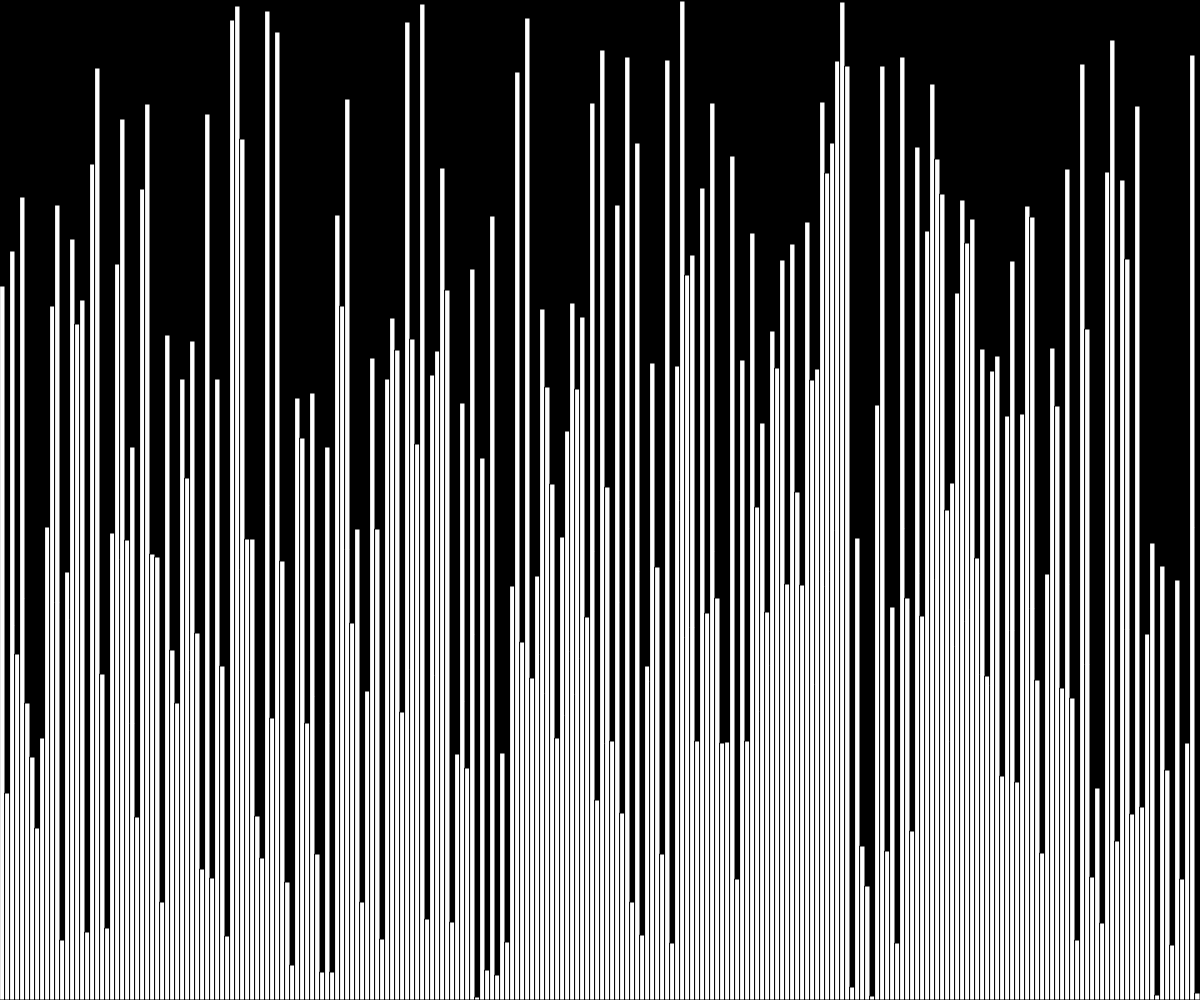
Frame 1 (no input)
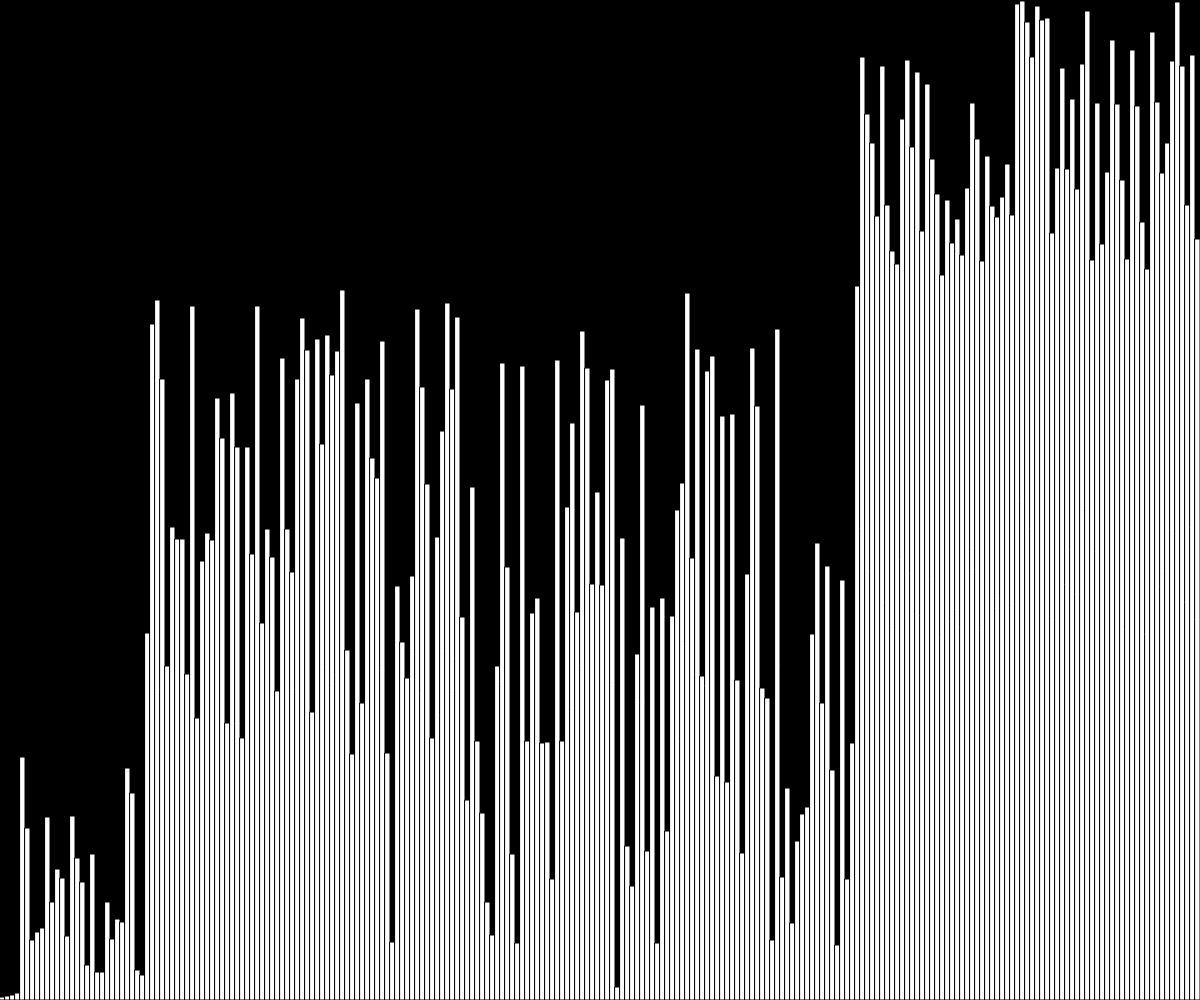
Frame 60 (no input)
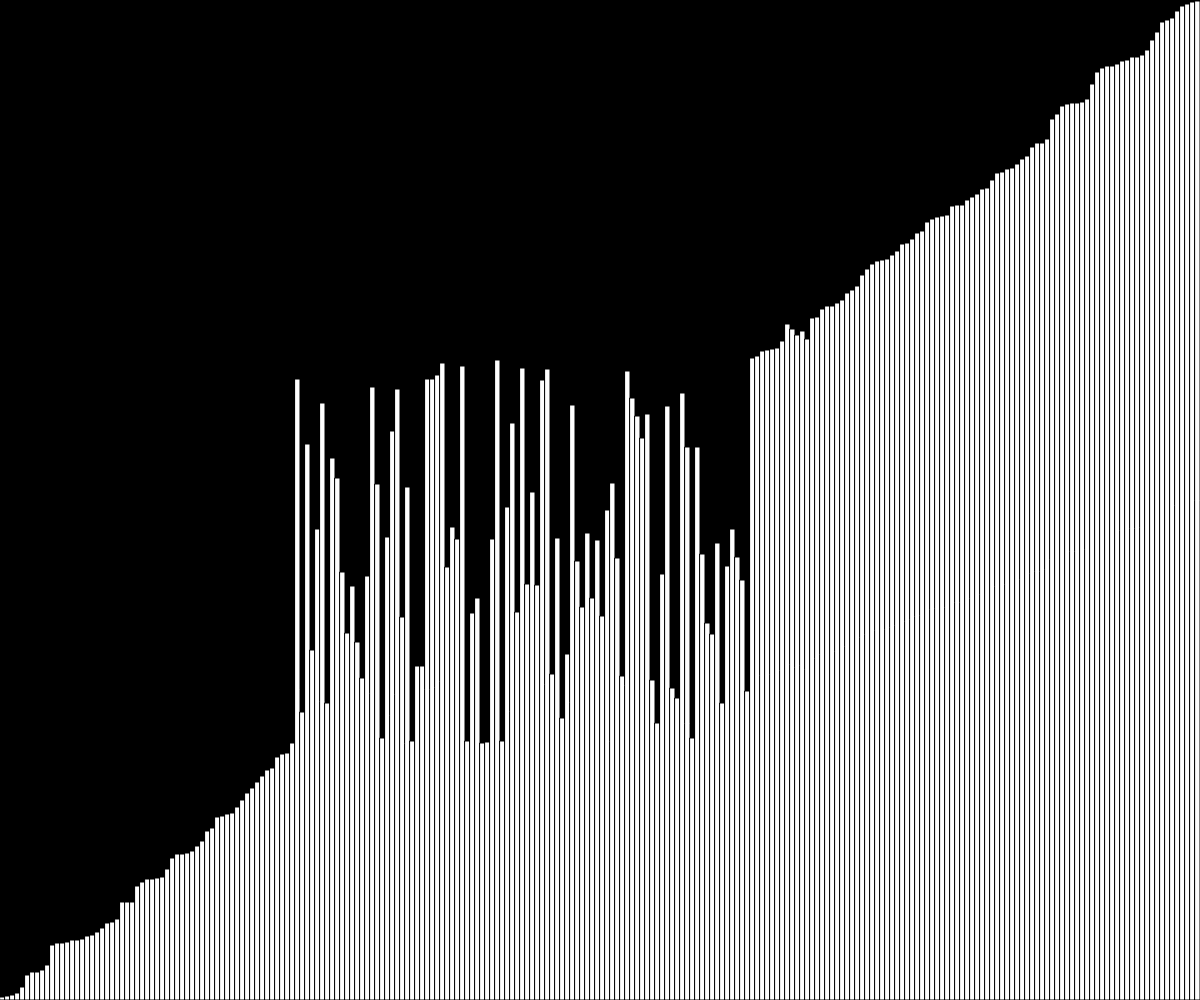
Frame 120 (the mouse pressed at the canvas centre since frame 60)

The p5.js sketch that drew these frames (run headless with seeded random() and noise() and a simulated clock; from frame 60 on, the mouse is pressed at the canvas centre):

// p5.js sketch
// ── sketch.js
var w = 5;
var values;
var states = [];

function setup() {
  createCanvas(windowWidth, windowHeight);

  values = new Array(floor(width / w));
  for (let i = 0; i < values.length; i++) {
    values[i] = floor(random(height));
    states[i] = -1;
  }
  quickSort(values);
}

function draw() {
  background(0);
  for (let i = 0; i < values.length; i++) {
    if (states[i] == 0) {
      fill("#E0777D");
    } else if (states[i] == 1) {
      fill("#D6FFB7");
    } else if (states[i] == 2) {
      fill("#FC0303");
    } else {
      fill(255);
    }
    rect(i * w, height - values[i], w, values[i]);
  }
}

// ── quickSort.js
async function quickSort(arr, left = 0, right = arr.length - 1) {
  if (left < right) {
    var pivotIndex = await pivot(arr, left, right);
    await sleep(20);
    await Promise.all([
      quickSort(arr, left, pivotIndex - 1),

      quickSort(arr, pivotIndex + 1, right),
    ]);
  }

  return arr;
}

async function pivot(arr, start = 0, end = arr.length - 1) {
  var pivot = arr[start];
  var swapIndex = start;

  for (let i = start; i <= end; i++) {
    if (pivot > arr[i]) {
      await sleep(5);
      swapIndex++;

      await swap(arr, swapIndex, i);
    }
  }

  await swap(arr, start, swapIndex);

  return swapIndex;
}

async function swap(arr, index1, index2) {
  // await sleep(50);
  var temp = arr[index1];
  arr[index1] = arr[index2];
  arr[index2] = temp;
}

function sleep(ms) {
  return new Promise(resolve => setTimeout(resolve, ms));
}
